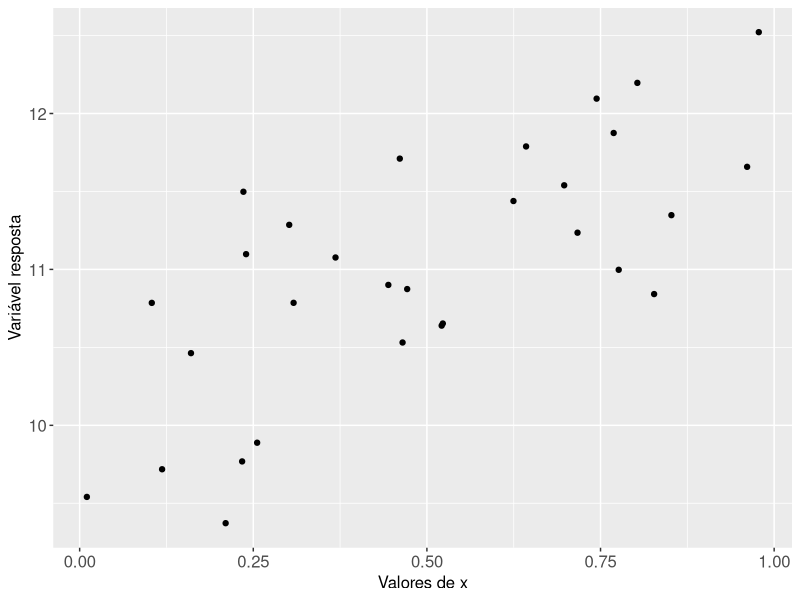

Write the R code that produced this figure.
#Objetivo: testar a utilização do positron
rm(list = ls(all = TRUE))

#Pacotes
library(ggplot2)

#Dados simulados
x <- runif(30)
y <- (10 + (2 * x)) + rnorm(30, 0, 0.5)
dat <- data.frame(x1 = x, resposta = y)

#Gráfico
dat |>
  ggplot() +
  aes(x = x1, y = resposta) +
  geom_point() +
  labs(x = "Valores de x", y = "Variável resposta") +
  theme(
    axis.title = element_text(size = 12),
    axis.text = element_text(size = 12)
  )
